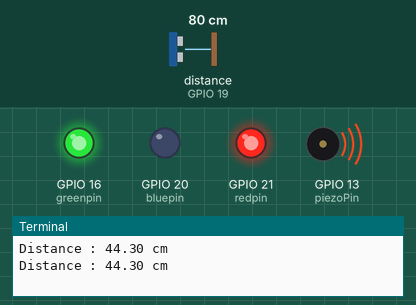
Simulated run of this program. Board: Raspberry Pi (BCM pin numbers). On the bench: output pins drawn as LEDs (lit = HIGH), buzzer (waves = sounding), the last lines printed to the terminal. Dashed ring = blinking. The inputs (shaded band) are chosen by the test bench; at power-on: distance to the obstacle (sensor on GPIO 19) 80 cm. The echo pulse lasts 58.3 µs per cm; the clock reads 2024-03-15 10:24:30 at power-on unless the program sets it; pins used as bus, display or sensor lines are not drawn.

Above: at 1.2 s.
1.3 s: distance to the obstacle (sensor on GPIO 19) set to 69 cm
At 2.2 s:
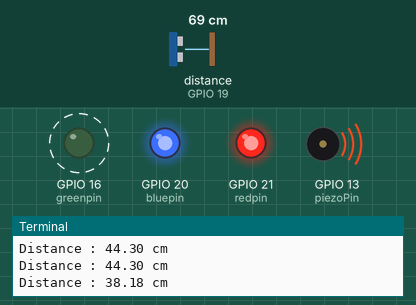
4.8 s: distance to the obstacle (sensor on GPIO 19) set to 39 cm
At 5.79 s:
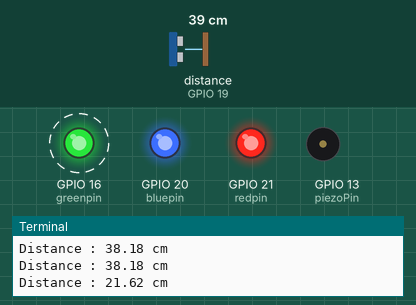
8.3 s: distance to the obstacle (sensor on GPIO 19) set to 33 cm
At 8.6 s:
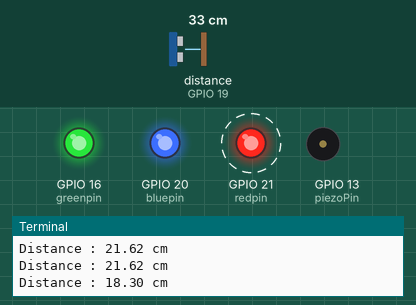
11.8 s: distance to the obstacle (sensor on GPIO 19) set to 2 cm
At 12.08 s:
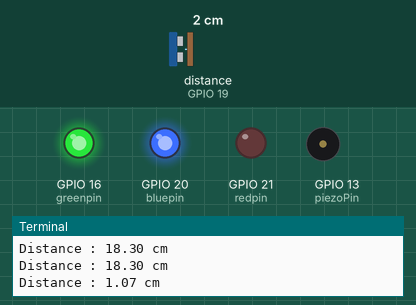
15.3 s: distance to the obstacle (sensor on GPIO 19) set to 120 cm
At 16.1 s:
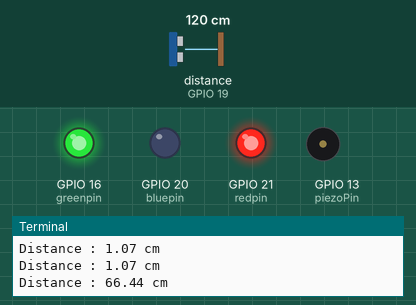
16.8 s: distance to the obstacle (sensor on GPIO 19) set to 47 cm
At 17.72 s:
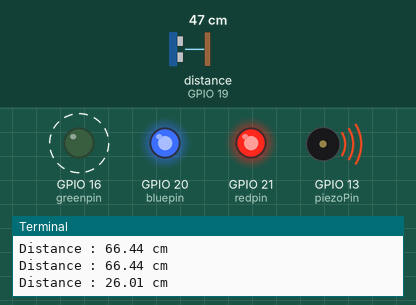
Timing chart, 0 to 21.4 s (numbered marks = the images above; inputs shaded):
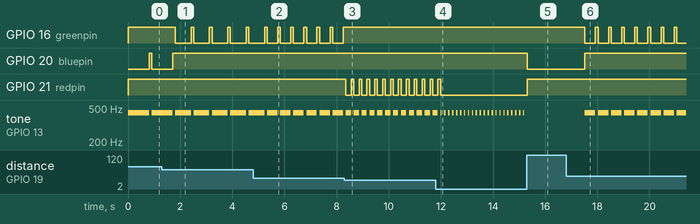

Measured:
- the behaviour switches between 73 and 72 cm on distance to the obstacle (sensor on GPIO 19) (found by bisection; images 0 and 1)
- the behaviour switches between 37 and 36 cm on distance to the obstacle (sensor on GPIO 19) (found by bisection; images 2 and 3)
- after the input at 1.3 s, GPIO 16 (greenpin): alternates HIGH for 0.10 s and LOW for 0.60 s, starting after 0.52 s; GPIO 20 (bluepin): goes on until 1.7 s, then stays HIGH
- after the input at 4.8 s, GPIO 16 (greenpin): alternates HIGH for 0.10 s and LOW for 0.40 s, starting after 0.94 s; tone on GPIO 13 (piezoPin): alternates 440 Hz for 0.40 s and silent for 0.10 s, starting after 0.94 s
- after the input at 8.3 s, GPIO 16 (greenpin): stops changing and stays HIGH; GPIO 21 (redpin): alternates HIGH for 0.10 s and LOW for 0.20 s, starting after 0.06 s; tone on GPIO 13 (piezoPin): alternates 440 Hz for 0.20 s and silent for 0.10 s, starting after 0.26 s
- after the input at 11.8 s, GPIO 21 (redpin): goes on until 12.0 s, then stays LOW; tone on GPIO 13 (piezoPin): alternates 440 Hz for 0.05 s and silent for 0.10 s, starting after 0.24 s
- after the input at 15.3 s, GPIO 20 (bluepin): HIGH → LOW at once; GPIO 21 (redpin): LOW → HIGH at once; tone on GPIO 13 (piezoPin): stops changing and stays silent
- after the input at 16.8 s, GPIO 16 (greenpin): alternates HIGH for 0.10 s and LOW for 0.40 s, starting after 0.72 s; GPIO 20 (bluepin): LOW → HIGH after 0.72 s; tone on GPIO 13 (piezoPin): alternates 440 Hz for 0.40 s and silent for 0.10 s, starting after 0.72 s

The program:

ultra02.py
```python
import RPi.GPIO as GPIO
import time

def measure():
	GPIO.output(trigPin, True)
	time.sleep(0.00001)
	GPIO.output(trigPin, False)
	start = time.time()

	while GPIO.input(echoPin) == False:
		start = time.time()

	while GPIO.input(echoPin) == True:
		stop = time.time()
	elapsed = stop - start
	distance = (elapsed * 19000) / 2

	return distance

# 핀 설정
# 적외선센서 핀
trigPin = 27
echoPin = 19
# 피에조부저 핀
piezoPin = 13
# LED 핀
redpin = 21
bluepin = 20
greenpin = 16

GPIO.setmode(GPIO.BCM)
GPIO.setup(trigPin, GPIO.OUT)
GPIO.setup(echoPin, GPIO.IN)
GPIO.setup(piezoPin, GPIO.OUT)
GPIO.setup(redpin, GPIO.OUT)
GPIO.setup(bluepin, GPIO.OUT)
GPIO.setup(greenpin, GPIO.OUT)

Buzz = GPIO.PWM(piezoPin, 440)

try:
	while True:
		distance = measure()
		# LED를 OFF 상태로 초기화
		GPIO.output(redpin, True)
		GPIO.output(bluepin, True)
		GPIO.output(greenpin, True)
		print("Distance : %.2f cm" %distance)

		if distance > 50:
			GPIO.output(bluepin, False)
			time.sleep(1)

		elif distance <= 50 and distance > 40:
			Buzz.start(50)
			GPIO.output(bluepin, False)
			time.sleep(0.8)
			Buzz.stop()
			GPIO.output(bluepin, True)

		elif distance <= 40 and distance > 30:
			Buzz.start(50)
			GPIO.output(greenpin, False)
			time.sleep(0.6)
			Buzz.stop()
			GPIO.output(greenpin, True)

		elif distance <= 30 and distance > 20:
			Buzz.start(50)
			GPIO.output(greenpin, False)
			time.sleep(0.4)
			Buzz.stop()
			GPIO.output(greenpin, True)

		elif distance <= 20 and distance > 10:
			Buzz.start(50)
			GPIO.output(redpin, False)
			time.sleep(0.2)
			Buzz.stop()
			GPIO.output(redpin, True)

		elif distance <= 10 and distance > 5:
			Buzz.start(50)
			GPIO.output(redpin, False)
			time.sleep(0.1)
			Buzz.stop()
			GPIO.output(redpin, True)

		else:
			Buzz.start(50)
			GPIO.output(redpin, False)
			time.sleep(0.05)
			Buzz.stop()
		time.sleep(0.1)

except KeyboardInterrupt:
	GPIO.cleanup()
```
